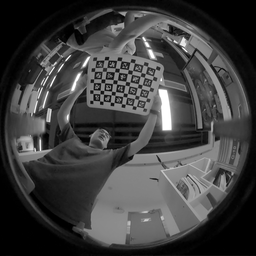
#> input picture src/fisheye/fisheye_to_3pinholes/0.png, 256 x 256 px, shrunk from 1120 x 1120 before the run
$ python check_img_similarity.py -l ../fisheye_to_3pinholes/0.png -r ../fisheye_to_3pinholes/1.png
#> lines starting #> are read from the running program, lines starting #| are printed output that depends on the picture; long printed decimals are rounded
#!/usr/bin/env python3
import argparse
from numba import njit
from skimage import io
import cv2
import numpy as np

t_s = 0.8   # Threshold to determine a pixel is similar or not


@njit
def correlation_coefficient(patch1, patch2):
    product = np.mean((patch1 - patch1.mean()) * (patch2 - patch2.mean()))
    stds = patch1.std() * patch2.std()
    if stds == 0:
        return 0
    product /= stds
    return product


def compare(im1, im2, d=1, sample=1, show=False):
#> called with im1 = '../fisheye_to_3pinholes/0.png', im2 = '../fisheye_to_3pinholes/1.png', d = 1, sample = 1, show = False
    im1 = cv2.imread(im1)
#> im1 is the input picture: shape (256, 256, 3); min 0, max 255, mean 62.3
    im2 = cv2.imread(im2)
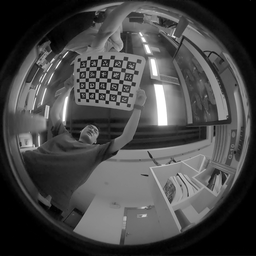
#> input picture src/fisheye/fisheye_to_3pinholes/1.png, 256 x 256 px, shrunk from 1120 x 1120 before the run
#> im2 is the input picture: shape (256, 256, 3); min 0, max 255, mean 70.8
    similar, total = 0, 0
    sh_row, sh_col = im1.shape[0], im1.shape[1]
#> sh_row = 256; sh_col = 256
    correlation = np.zeros((int(sh_row/sample), int(sh_col/sample)))
    total = correlation.shape[0] * correlation.shape[1]
#> total = 65536
    for x, i in enumerate(range(d, sh_row - (d + 1), sample)):
        for y, j in enumerate(range(d, sh_col - (d + 1), sample)):
            correlation[x, y] = correlation_coefficient(im1[i - d: i + d + 1,
                                                            j - d: j + d + 1],
                                                        im2[i - d: i + d + 1,
                                                            j - d: j + d + 1])
            if correlation[x, y] > t_s:
                similar += 1
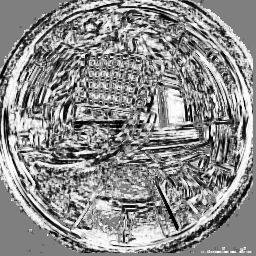
#> correlation: shape (256, 256) float64; min -1, max 1, mean 0.097; drawn with min black and max white
#> after the loop, similar = 6899
    if show:
        io.imshow(correlation, cmap='gray')
        io.show()
    return float(similar/total)


def _main(args):
    left_scene = args.l
    right_scene = args.r
    similarity = compare(left_scene, right_scene)
#> similarity = 0.105
    print(f'left and right similarity: {similarity}')
#| left and right similarity: 0.1053


if __name__ == '__main__':
    parser = argparse.ArgumentParser(
        description='check stereo image by warp')
    parser.add_argument('-l', required=True,
                        help='left input image')
    parser.add_argument('-r', required=True,
                        help='right input image')
    args = parser.parse_args()
    _main(args)
